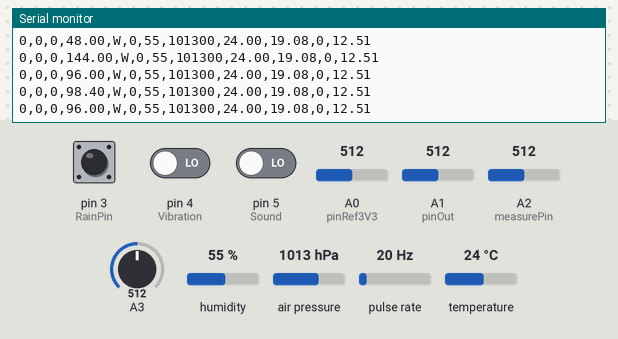
Bench run of a sketch on a simulated Arduino Uno, built with avr-gcc and run on an emulated ATmega328P. On the bench: the last lines printed to the serial monitor. Wiring (inferred from the names in the program): pulse sensor: data pin 2. The test bench sets the inputs (shaded band); at power-on: A3 = 512, pin 3 (RainPin) HIGH, pin 4 (Vibration) LOW, pin 5 (Sound) LOW, A0 (pinRef3V3) = 512, A1 (pinOut) = 512, A2 (measurePin) = 512, humidity 55 %, air pressure 1013 hPa, pulse rate 20 Hz, temperature 24 °C.

Above: at 10.4 s.
10.5 s: A3 set to 208
At 11.8 s:
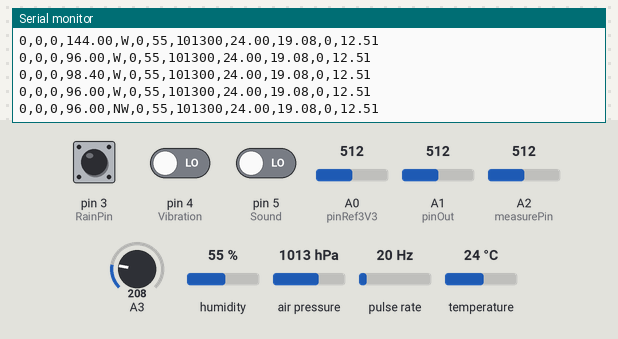
12.0 s: A3 set to 175
At 13.7 s:
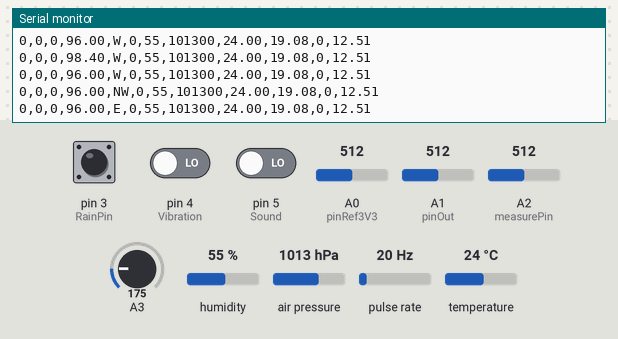
Timing chart, 0 to 15.2 s (numbered marks = the images above; inputs shaded):
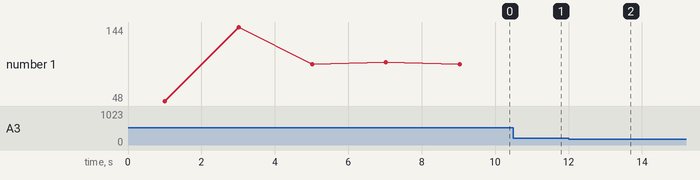

Measured:
- the behaviour switches between 191 and 190 on A3 (found by bisection; images 1 and 2)
- after the input at 10.5 s, the serial monitor: prints a new line after 0.54 s (image 1)
- after the input at 12.0 s, the serial monitor: prints a new line after 1.1 s (image 2)

The sketch:

mac_test2.ino
```cpp
#include <Wire.h>
#include "SparkFunBME280.h"
#define Offset 0;
BME280 mySensor;
#include <SoftwareSerial.h>

SoftwareSerial mySerial(10, 11); // Rx,Tx

unsigned int pm1 = 0;
unsigned int pm2_5 = 0;
unsigned int pm10 = 0;

int Time;

float Speed;
int AnemoPin = 2;
int AnemoState;
volatile int numRevsAnemometer = 0;

int VaneValue;// raw analog value from wind vane
int Direction;// translated 0 - 360 direction
int CalDirection;// converted value with offset applied
int LastValue;

int TimeRain;

float Rain;
float totalRain;
int RainPin = 3;
int RainState;
int Rain24[24];
unsigned long hour_interval = 60*60*1000;  // Average 24 Hours
unsigned long speed_interval = 1000;   // 1 seconds
unsigned long prevMillis=0;
unsigned long prevMillis_speed=0;
volatile int  numDropRainGauge = 0;

int pinRef3V3 = A0;
int pinOut = A1;

int Sound = 5;
int Vibration = 4;

int measurePin = A2;
int ledPower = 4;

int samplingTime = 280;
int deltaTime = 40;
int sleepTime = 9680;

float voMeasured = 0;
float calcVoltage = 0;
float dustDensity = 0;

float Voltage;

unsigned long lastTip=0;

void setup() {
  Serial.begin(9600);

  mySerial.begin(9600);
  //Serial.println("Staring...");

  Wire.begin();
  mySensor.beginI2C();
  pinMode(A0, INPUT);
  pinMode(A1, INPUT);
  pinMode(A3, INPUT);
  pinMode(2, INPUT);
  pinMode(3, INPUT);
  pinMode(4, INPUT);
  pinMode(5, INPUT);

  LastValue = 1;
  attachInterrupt(0, countAnemometer, FALLING);  // Pin D2
  attachInterrupt(1, countRainGauge, FALLING);  // Pin D3
}

int i = 0;

//==================================================================
void loop() {
 unsigned long currentMillis = millis();

//-------- For Vibration Sensor ---------
  int statusVibration = digitalRead(Vibration);
  long measurement =TP_init();
//---------------------------------------

//-------- For Dust ---------------------
  int index = 0;
  char value;
  char previousValue;
  while (mySerial.available()) {
    value = mySerial.read();
    if ((index == 0 && value != 0x42) || (index == 1 && value != 0x4d)){
      break;
    }

    if (index == 4 || index == 6 || index == 8 || index == 10 || index == 12 || index == 14) {
      previousValue = value;
    }
    else if (index == 7) {
      pm2_5 = 256 * previousValue + value;
    }
    else if (index == 9) {
      pm10 = 256 * previousValue + value;
    }
    index++;
  }
//---------------------------------------

//-------- For Wind Speed ---------------
  Speed = numRevsAnemometer*2.4;
  if (currentMillis - prevMillis_speed > speed_interval) {
    prevMillis_speed = currentMillis;
    numRevsAnemometer = 0;
  }
//---------------------------------------

//-------- For Wind Direction -----------
  VaneValue = analogRead(A3);
  Direction = map(VaneValue, 0, 1023, 0, 360);
  CalDirection = Direction + Offset;

  if(CalDirection > 360)
  CalDirection = CalDirection - 360;

  if(CalDirection < 0)

  CalDirection = CalDirection + 360;
  LastValue = CalDirection;
//---------------------------------------

//-------- For RainGauge ----------------
  if (currentMillis - prevMillis > hour_interval) {
    prevMillis = currentMillis;
    Rain24[i] = numDropRainGauge;
    i = i < 24 ? i+1:0;
    numDropRainGauge=0;
  }
  int rain_total=0;
  for(int j=0; j<24; j++) {
    rain_total += Rain24[j];
  }
  int RainAvg = rain_total/24;
//---------------------------------------

//-------- For BME280 -------------------
//  Serial.print("BME280 = ");
//---------------------------------------

//-------- For UV Sensor ----------------
  int hodnotaUV = prumerAnalogRead(pinOut);
  int hodnotaRef3V3 = prumerAnalogRead(pinRef3V3);

  float napetiOutUV = 3.3 / hodnotaRef3V3 * hodnotaUV;
  float intenzitaUV = prevodNapetiIntenzita(napetiOutUV, 0.96, 2.8, 0.0, 15.0);

  intenzitaUV = intenzitaUV;
//---------------------------------------

//-------- For Sound Sensor -------------
  int statusSound = digitalRead(Sound);
//---------------------------------------

//-------- For Voltage Sensor -----------
  float RealVoltage;
  Voltage = analogRead(A2);
  RealVoltage = Voltage * 25 / 1023;
//---------------------------------------

//---------------------------------------
// send data to serial.
//
//
 Serial.print(measurement); Serial.print(','); // 1.vibration
 Serial.print(pm2_5); Serial.print(',');       // 2.pm25
 Serial.print(pm10); Serial.print(',');        // 3.pm10
 Serial.print(Speed); Serial.print(',');       // 4.wind speed
 getHeading(Direction); Serial.print(',');     // 5.wind direction
 Serial.print(RainAvg); Serial.print(',');     // 6.Rain
 Serial.print(mySensor.readFloatHumidity(), 0); Serial.print(",");// 7.Humidity
 Serial.print(mySensor.readFloatPressure(), 0); Serial.print(",");// 8.Pressure
 Serial.print(mySensor.readTempC(), 2); Serial.print(",");        // 9.Temperature C
 Serial.print(intenzitaUV); Serial.print(",");                    // 10.UV
 Serial.print(statusSound); Serial.print(",");                    // 11.Sound
 Serial.print(RealVoltage);                                       // 12.Battery voltage
 Serial.println();
 delay(1000);
}

//--------- For UV sensor ---------------
int prumerAnalogRead(int pinToRead) {
  byte numberOfReadings = 8;
  unsigned int runningValue = 0;

  for(int x = 0 ; x < numberOfReadings ; x++)
    runningValue += analogRead(pinToRead);
  runningValue /= numberOfReadings;

  return(runningValue);
}

float prevodNapetiIntenzita(float x, float in_min, float in_max,float out_min, float out_max) {
  return (x - in_min) * (out_max - out_min) / (in_max - in_min) + out_min;
}
//---------------------------------------

//--------- For Vibration Sensor --------
long TP_init(){
  long measurement=pulseIn (Vibration, HIGH);
  return measurement;
}
//---------------------------------------

//--------- For Wind Speed --------------
void countAnemometer() {
  numRevsAnemometer++;
}

void calcAnemometer() {
  int D = 4;
  Speed = D * numRevsAnemometer * 0.001885; //rpm to km/hr
  numRevsAnemometer = 0;
}
//---------------------------------------

//--------- For Wind Direction ----------

void getHeading(int direction) {
  if(direction < 22)
  Serial.print("N");
  else if (direction < 43)
  Serial.print("NE");
  else if (direction < 67)
  Serial.print("E");
  else if (direction < 109)
  Serial.print("NW");
  else if (direction < 149)
  Serial.print("SE");
  else if (direction < 182)
  Serial.print("W");
  else if (direction < 208)
  Serial.print("SW");
  else if (direction < 221)
  Serial.print("S");
  else
  Serial.print("No");
}
//---------------------------------------

//--------- For Rain Gauge --------------
void countRainGauge() {
   if(millis() - lastTip > 500){
     numDropRainGauge++;
     lastTip = millis();
   }
}

void calcRainFall() {
  float Vol = 0.2794;
  Rain = Vol * (numDropRainGauge);
  totalRain = totalRain + Rain;
  numDropRainGauge = 0;
}
//---------------------------------------
```
